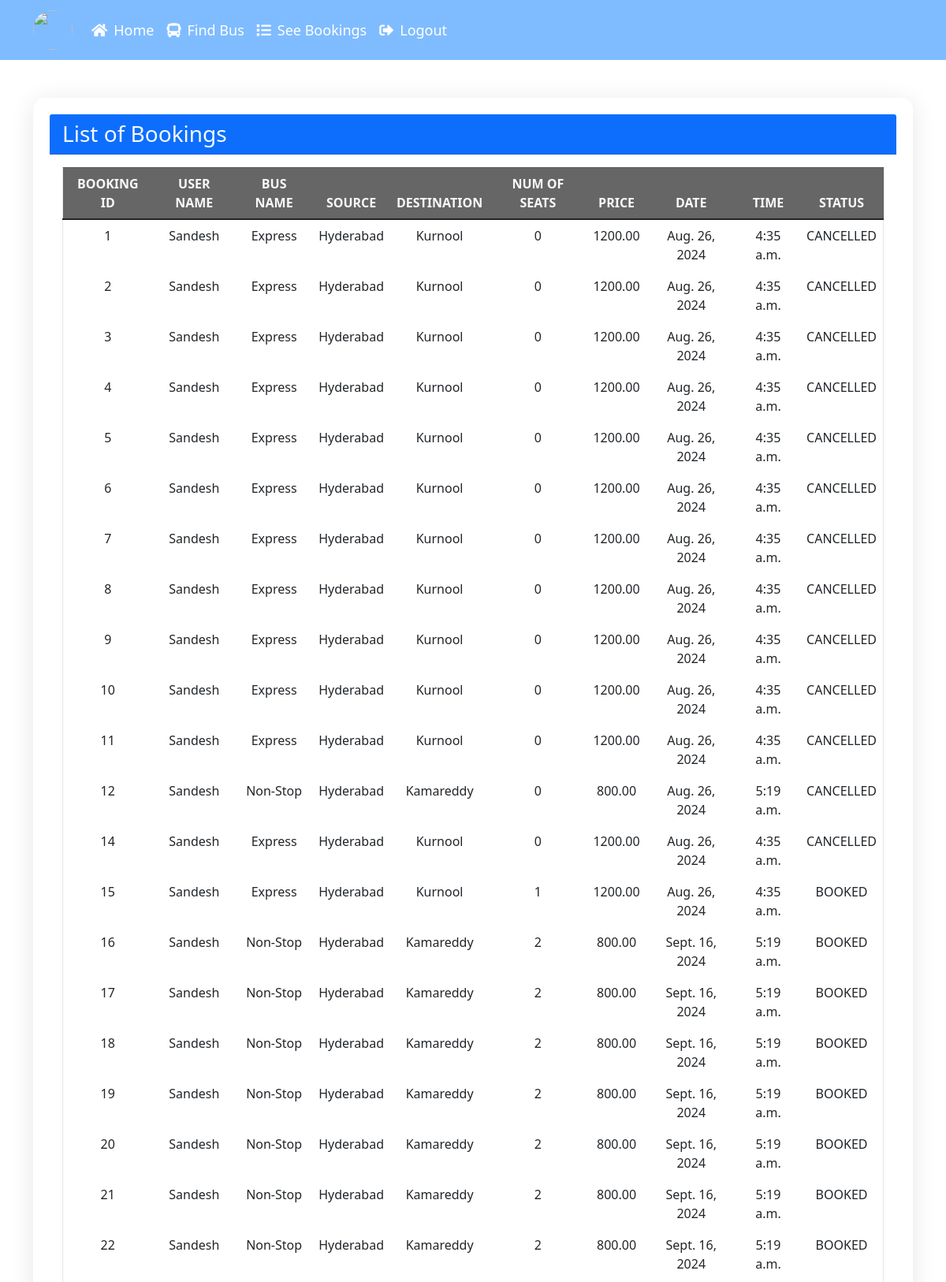
/seebookings (signed in, upper part), run on the app's committed database.
### myapp/models.py (models this page shows, shortened)
class Book(models.Model):
    BOOKED = 'B'
    CANCELLED = 'C'
    TICKET_STATUSES = ((BOOKED, 'Booked'),
                       (CANCELLED, 'Cancelled'),)
    email = models.EmailField()
    name = models.CharField(max_length=30)
    userid =models.DecimalField(decimal_places=0, max_digits=2)
    busid=models.DecimalField(decimal_places=0, max_digits=2)
    bus_name = models.CharField(max_length=30)
    source = models.CharField(max_length=30)
    dest = models.CharField(max_length=30)
    nos = models.DecimalField(decimal_places=0, max_digits=2)
    price = models.DecimalField(decimal_places=2, max_digits=6)
    date = models.DateField()
    time = models.TimeField()
    seat_numbers = models.CharField(max_length=100, null=True, blank=True)
    status = models.CharField(choices=TICKET_STATUSES, default=BOOKED, max_length=2)
    class Meta:
        verbose_name_plural = "List of Books"

### myapp/views.py (the view)
# urls.py: path('seebookings', views.seebookings, name="seebookings"),
@login_required(login_url='signin')
def seebookings(request,new={}):
    context = {}
    id_r = request.user.id
    book_list = Book.objects.filter(userid=id_r)
    if book_list:
        return render(request, 'myapp/booklist.html', locals())
    else:
        context["error"] = "Sorry no buses booked"
        return render(request, 'myapp/findbus.html', context)

### myapp/templates/myapp/booklist.html (shortened to what this page needs)
{% extends 'myapp/base.html' %}
{% block content %}
<div class="container my-5">
    <div class="card glass-card mb-4">
        <div class="card-header bg-primary text-light">
            <h3 class="mb-0">List of Bookings</h3>
        </div>
        <div class="card-body">
            <div class="table-responsive">
                <table class="table table-glass">
                    <thead>
                        <tr class="text-light">
                            <th class="text-center">BOOKING ID</th>
                            <th class="text-center">USER NAME</th>
                            <th class="text-center">BUS NAME</th>
                            <th class="text-center">SOURCE</th>
                            <th class="text-center">DESTINATION</th>
                            <th class="text-center">NUM OF SEATS</th>
                            <th class="text-center">PRICE</th>
                            <th class="text-center">DATE</th>
                            <th class="text-center">TIME</th>
                            <th class="text-center">STATUS</th>
                        </tr>
                    </thead>
                    <tbody>
                        {% for row in book_list %}
                        <tr class="fade-in">
                            <td class="text-center">{{ row.id }}</td>
                            <td class="text-center">{{ row.name }}</td>
                            <td class="text-center">{{ row.bus_name }}</td>
                            <td class="text-center">{{ row.source }}</td>
                            <td class="text-center">{{ row.dest }}</td>
                            <td class="text-center">{{ row.nos }}</td>
                            <td class="text-center">{{ row.price }}</td>
                            <td class="text-center">{{ row.date }}</td>
                            <td class="text-center">{{ row.time }}</td>
                            <td class="text-center">{{ row.status }}</td>
                        </tr>
                        {% endfor %}
                    </tbody>
                </table>
            </div>
        </div>
    </div>
</div>
{% endblock %}

### myapp/templates/myapp/base.html (shortened to what this page needs)
<!doctype html>
<html lang="en">
<head>
    <link rel="stylesheet" href="https://cdn.jsdelivr.net/npm/bootstrap@5.1.3/dist/css/bootstrap.min.css"
>
    <link rel="stylesheet" href="https://cdnjs.cloudflare.com/ajax/libs/font-awesome/5.15.4/css/all.min.css"
 />
        <link rel="stylesheet" href="https://cdn.jsdelivr.net/npm/bootstrap@5.1.3/dist/css/bootstrap.min.css"
>
        <link rel="stylesheet" href="https://cdnjs.cloudflare.com/ajax/libs/font-awesome/5.15.4/css/all.min.css"
 />
</head>
<body>
    <nav class="navbar navbar-expand-lg navbar-light">
        <div class="container">
            <a class="navbar-brand" href="{% url 'home'%}">
                <img src="https://i.pinimg.com/originals/e2/1c/b5/e21cb58cda4ccf597b05d2048b483c0d.jpg" alt=""
                    style="height:50px;width:50px;">
            </a>
            <div class="collapse navbar-collapse" id="navbarNavAltMarkup">
                <div class="navbar-nav">
                    <a class="nav-item nav-link active" href="{% url 'home' %}">
                        <i class="fas fa-home"></i> Home
                    </a>
                    <a class="nav-item nav-link" href="{% url 'findbus' %}">
                        <i class="fas fa-bus"></i> Find Bus
                    </a>
                    <a class="nav-item nav-link" href="{% url 'seebookings' %}">
                        <i class="fas fa-list"></i> See Bookings
                    </a>
                    {% if request.user.is_active %}
                    <a class="nav-item nav-link" href="{% url 'signout' %}">
                        <i class="fas fa-sign-out-alt"></i> Logout
                    </a>
                    {% else %}
                    <a class="nav-item nav-link" href="{% url 'signup' %}">
                        <i class="fas fa-user-plus"></i> Registration
                    </a>
                    {% endif %}
                </div>
            </div>
        </div>
    </nav>
    {% block content %}{% endblock %}
</body>
</html>

### myapp/templates/myapp/base.html (style rules this page uses)
body { background: url('https://res.cloudinary.com/ddvru0ow1/image/upload/v1727193013/imgblur_vcheyk.jpg') no-repeat center center fixed; background-size: cover; background-position: center; color: #fff; }
.navbar { background-color: rgba(0, 123, 255, 0.5); transition: background-color 0.3s; }
.nav-link { color: #fff !important; font-size: 18px; transition: color 0.3s, background-color 0.3s; display: flex; align-items: center; }
.nav-link i { margin-right: 8px; }
.navbar-brand img { border-radius: 50%; transition: transform 0.3s ease; }
.container { animation: fadeIn 1s ease-out; }

### myapp/templates/myapp/booklist.html (style rules this page uses)
.glass-card { background: rgba(255, 255, 255, 0.2); border-radius: 15px; box-shadow: 0 4px 30px rgba(0, 0, 0, 0.1); backdrop-filter: blur(10px); border: 1px solid rgba(255, 255, 255, 0.3); padding: 20px; animation: fadeIn 0.5s ease-in-out; }
.table-glass { background: rgba(255, 255, 255, 0.3); border-radius: 10px; backdrop-filter: blur(10px); border: 1px solid rgba(0, 0, 0, 0.1); }
.table-glass thead { background: rgba(0, 0, 0, 0.6); color: #ffffff; }
.table-glass tbody tr { background: rgba(255, 255, 255, 0.2); }
.table-glass tbody td { border: none; }
.fade-in { opacity: 0; animation: fadeIn 0.5s forwards; }
.table-responsive { overflow-x: auto; }

### data on the page
Book: id "1", name "Sandesh", bus_name "Express", source "Hyderabad", dest "Kurnool", nos "0", price "1200.00", date "Aug. 26, 2024", time "4:35 a.m.", status "CANCELLED"
Book: id "2", name "Sandesh", bus_name "Express", source "Hyderabad", dest "Kurnool", nos "0", price "1200.00", date "Aug. 26, 2024", time "4:35 a.m.", status "CANCELLED"
Book: id "3", name "Sandesh", bus_name "Express", source "Hyderabad", dest "Kurnool", nos "0", price "1200.00", date "Aug. 26, 2024", time "4:35 a.m.", status "CANCELLED"
Book: id "4", name "Sandesh", bus_name "Express", source "Hyderabad", dest "Kurnool", nos "0", price "1200.00", date "Aug. 26, 2024", time "4:35 a.m.", status "CANCELLED"
Book: id "5", name "Sandesh", bus_name "Express", source "Hyderabad", dest "Kurnool", nos "0", price "1200.00", date "Aug. 26, 2024", time "4:35 a.m.", status "CANCELLED"
Book: id "6", name "Sandesh", bus_name "Express", source "Hyderabad", dest "Kurnool", nos "0", price "1200.00", date "Aug. 26, 2024", time "4:35 a.m.", status "CANCELLED"
Book: id "7", name "Sandesh", bus_name "Express", source "Hyderabad", dest "Kurnool", nos "0", price "1200.00", date "Aug. 26, 2024", time "4:35 a.m.", status "CANCELLED"
Book: id "8", name "Sandesh", bus_name "Express", source "Hyderabad", dest "Kurnool", nos "0", price "1200.00", date "Aug. 26, 2024", time "4:35 a.m.", status "CANCELLED"
Book: id "9", name "Sandesh", bus_name "Express", source "Hyderabad", dest "Kurnool", nos "0", price "1200.00", date "Aug. 26, 2024", time "4:35 a.m.", status "CANCELLED"
Book: id "10", name "Sandesh", bus_name "Express", source "Hyderabad", dest "Kurnool", nos "0", price "1200.00", date "Aug. 26, 2024", time "4:35 a.m.", status "CANCELLED"
Book: id "11", name "Sandesh", bus_name "Express", source "Hyderabad", dest "Kurnool", nos "0", price "1200.00", date "Aug. 26, 2024", time "4:35 a.m.", status "CANCELLED"
Book: id "12", name "Sandesh", bus_name "Non-Stop", source "Hyderabad", dest "Kamareddy", nos "0", price "800.00", date "Aug. 26, 2024", time "5:19 a.m.", status "CANCELLED"
Book: id "14", name "Sandesh", bus_name "Express", source "Hyderabad", dest "Kurnool", nos "0", price "1200.00", date "Aug. 26, 2024", time "4:35 a.m.", status "CANCELLED"
Book: id "15", name "Sandesh", bus_name "Express", source "Hyderabad", dest "Kurnool", nos "1", price "1200.00", date "Aug. 26, 2024", time "4:35 a.m.", status "BOOKED"
Book: id "16", name "Sandesh", bus_name "Non-Stop", source "Hyderabad", dest "Kamareddy", nos "2", price "800.00", date "Sept. 16, 2024", time "5:19 a.m.", status "BOOKED"
Book: id "17", name "Sandesh", bus_name "Non-Stop", source "Hyderabad", dest "Kamareddy", nos "2", price "800.00", date "Sept. 16, 2024", time "5:19 a.m.", status "BOOKED"
Book: id "18", name "Sandesh", bus_name "Non-Stop", source "Hyderabad", dest "Kamareddy", nos "2", price "800.00", date "Sept. 16, 2024", time "5:19 a.m.", status "BOOKED"
Book: id "19", name "Sandesh", bus_name "Non-Stop", source "Hyderabad", dest "Kamareddy", nos "2", price "800.00", date "Sept. 16, 2024", time "5:19 a.m.", status "BOOKED"
Book: id "20", name "Sandesh", bus_name "Non-Stop", source "Hyderabad", dest "Kamareddy", nos "2", price "800.00", date "Sept. 16, 2024", time "5:19 a.m.", status "BOOKED"
Book: id "21", name "Sandesh", bus_name "Non-Stop", source "Hyderabad", dest "Kamareddy", nos "2", price "800.00", date "Sept. 16, 2024", time "5:19 a.m.", status "BOOKED"
Book: id "22", name "Sandesh", bus_name "Non-Stop", source "Hyderabad", dest "Kamareddy", nos "2", price "800.00", date "Sept. 16, 2024", time "5:19 a.m.", status "BOOKED"
